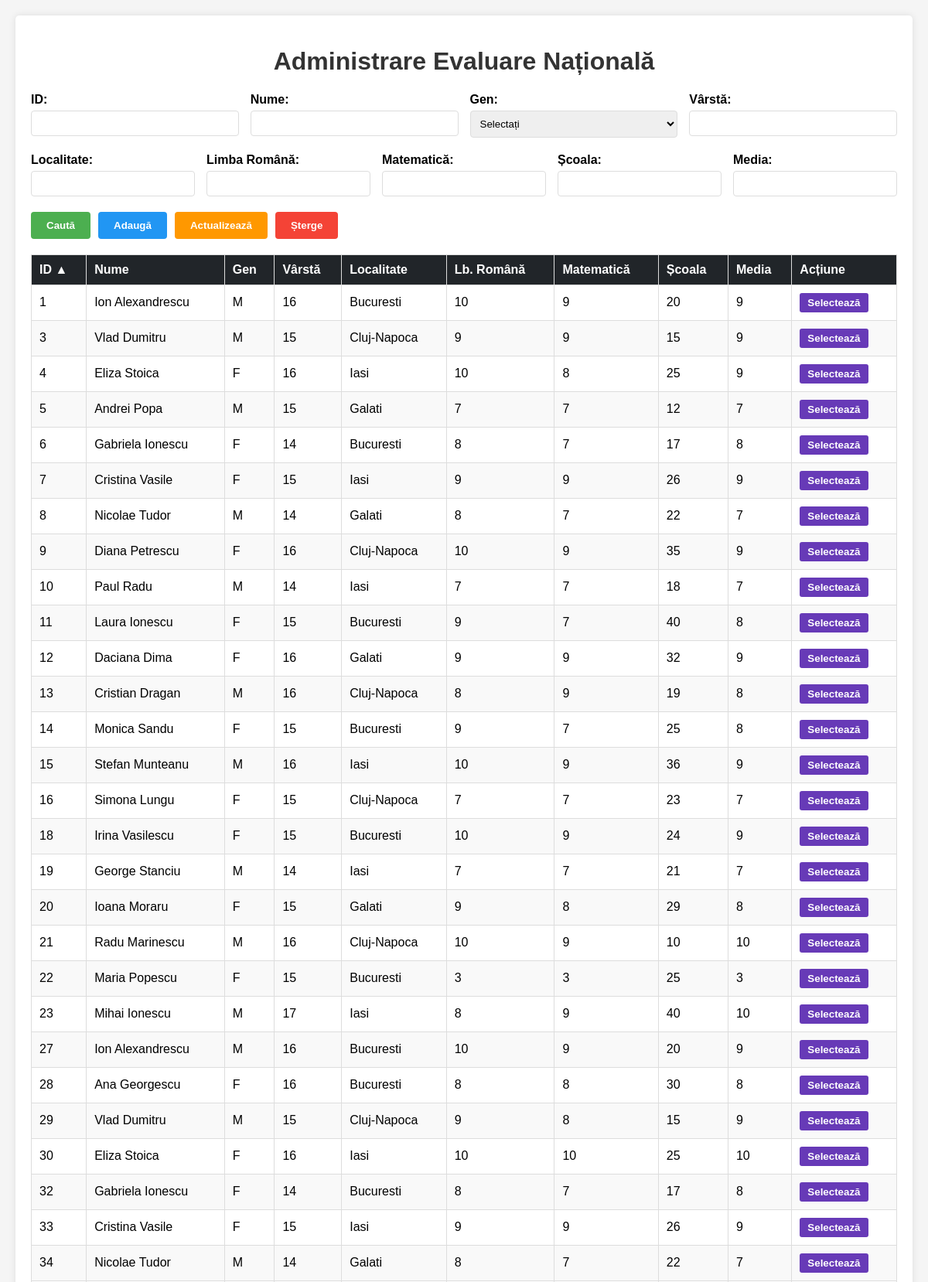
The page /admin_page2.php (upper part) on the database its author committed.
### tables this page shows
CREATE TABLE `evaluarenationala` (
  `id` bigint unsigned NOT NULL AUTO_INCREMENT,
  `varsta` int DEFAULT NULL,
  `lb_romana` decimal(10,0) DEFAULT NULL,
  `matematica` decimal(10,0) DEFAULT NULL,
  `media` decimal(10,0) DEFAULT NULL,
  `nume` varchar(100) DEFAULT NULL,
  `gen` char(1) DEFAULT NULL,
  `scoala` varchar(100) DEFAULT NULL,
  `localitate` varchar(100) DEFAULT NULL,
  PRIMARY KEY (`id`),
  UNIQUE KEY `id` (`id`)
);

### ConnectDB.php (called while the page is built, shortened)
<?php
class ConnectDB {
    private $server;
    private $database;
    private $username;
    private $password;
    private $port;
    public function __construct() {
        $this->server = "PAW";
        $this->database = "ca280";
        $this->username = "ca280";
        $this->password = "2kc8a1wt";
        $this->port = "3306";
    }
    public function connect() {
        try {
            $this->conn = new mysqli(
                $this->server,
                $this->username,
                $this->password,
                $this->database,
                $this->port
            );
            $this->conn->set_charset("utf8");
            return $this->conn;
        } catch (Exception $e) {
            echo "Eroare: " . $e->getMessage();
            return null;
        }
    }
}
?>

### admin_page2.php (the view, shortened to what this page needs)
<?php
require_once 'ConnectDB.php';
class AdminPage {
    private $conn;
    public function __construct() {
        $this->db = new ConnectDB();
        $this->conn = $this->db->connect();
    }
    private function logActivity($actiune, $operatia_sql) {
        $query = "INSERT INTO istoric_utilizare (utilizator, rol, data_ora, actiune, operatia_sql)
                  VALUES (?, ?, NOW(), ?, ?)";
        $stmt = $this->conn->prepare($query);
    }
    public function searchStudents($criteria, $sortColumn = 'id', $sortOrder = 'asc') {
        $query = "SELECT * FROM evaluarenationala WHERE 1=1";
        $allowedColumns = ['id', 'nume', 'gen', 'varsta', 'localitate', 'lb_romana', 'matematica', 'scoala', 'media'];
        if (in_array($sortColumn, $allowedColumns)) {
            $query .= " ORDER BY " . $sortColumn;
            $query .= ($sortOrder === 'desc') ? " DESC" : " ASC";
        } else {
            $query .= " ORDER BY id ASC";
        }
        $stmt = $this->conn->prepare($query);
        $stmt->execute();
        $result = $stmt->get_result();
        $students = [];
        while ($row = $result->fetch_assoc()) {
            $students[] = $row;
        }
        $criteriaStr = json_encode($criteria);
        return $students;
    }
}
$admin = new AdminPage();
$studentList = [];
$selectedStudent = null;
$sortColumn = $_GET['sort'] ?? 'id';
$sortOrder = $_GET['order'] ?? 'asc';
if (empty($studentList) && $_SERVER["REQUEST_METHOD"] != "POST") {
    $studentList = $admin->searchStudents([], $sortColumn, $sortOrder);
}
function getSortUrl($column, $currentSortColumn, $currentSortOrder) {
    $order = 'asc';
    if ($column === $currentSortColumn && $currentSortOrder === 'asc') {
        $order = 'desc';
    }
    return '?sort=' . $column . '&order=' . $order;
}
function getSortArrow($column, $currentSortColumn, $currentSortOrder) {
    if ($column === $currentSortColumn) {
        return ($currentSortOrder === 'asc') ? ' ▲' : ' ▼';
    }
    return '';
}
?>
<!DOCTYPE html>
<html lang="ro">
<head>
</head>
<body>
    <div class="container">
        <h1>Administrare Evaluare Națională</h1>
        <form method="post" action="<?php echo $_SERVER['PHP_SELF']; ?>">
            <div class="form-group">
                <div class="form-field">
                    <label for="id">ID:</label>
                    <input type="text" id="id" name="id" value="<?php echo $selectedStudent['id'] ?? ''; ?>">
                </div>
                <div class="form-field">
                    <label for="nume">Nume:</label>
                    <input type="text" id="nume" name="nume" value="<?php echo $selectedStudent['nume'] ?? ''; ?>">
                </div>
                <div class="form-field">
                    <label for="gen">Gen:</label>
                    <select id="gen" name="gen">
                        <option value="">Selectați</option>
                    </select>
                </div>
                <div class="form-field">
                    <label for="varsta">Vârstă:</label>
                    <input type="number" id="varsta" name="varsta" value="<?php echo $selectedStudent['varsta'] ?? ''; ?>">
                </div>
            </div>
            <div class="form-group">
                <div class="form-field">
                    <label for="localitate">Localitate:</label>
                    <input type="text" id="localitate" name="localitate" value="<?php echo $selectedStudent['localitate'] ?? ''; ?>">
                </div>
                <div class="form-field">
                    <label for="lb_romana">Limba Română:</label>
                    <input type="number" id="lb_romana" name="lb_romana" step="0.01" min="1" max="10" value="<?php echo $selectedStudent['lb_romana'] ?? ''; ?>">
                </div>
                <div class="form-field">
                    <label for="matematica">Matematică:</label>
                    <input type="number" id="matematica" name="matematica" step="0.01" min="1" max="10" value="<?php echo $selectedStudent['matematica'] ?? ''; ?>">
                </div>
                <div class="form-field">
                    <label for="scoala">Școala:</label>
                    <input type="number" id="scoala" name="scoala" value="<?php echo $selectedStudent['scoala'] ?? ''; ?>">
                </div>
                <div class="form-field">
                    <label for="media">Media:</label>
                    <input type="number" id="media" name="media" step="0.01" min="1" max="10" value="<?php echo $selectedStudent['media'] ?? ''; ?>">
                </div>
            </div>
            <div class="buttons">
                <button type="submit" name="search" class="btn-search">Caută</button>
                <button type="submit" name="add" class="btn-add">Adaugă</button>
                <button type="submit" name="update" class="btn-update">Actualizează</button>
                <button type="submit" name="delete" class="btn-delete" onclick="return confirm('Sunteți sigur că doriți să ștergeți acest elev?')">Șterge</button>
            </div>
        </form>
        <table>
            <thead>
                <tr>
                    <th><a href="<?php echo getSortUrl('id', $sortColumn, $sortOrder); ?>">ID<?php echo getSortArrow('id', $sortColumn, $sortOrder); ?></a></th>
                    <th><a href="<?php echo getSortUrl('nume', $sortColumn, $sortOrder); ?>">Nume<?php echo getSortArrow('nume', $sortColumn, $sortOrder); ?></a></th>
                    <th><a href="<?php echo getSortUrl('gen', $sortColumn, $sortOrder); ?>">Gen<?php echo getSortArrow('gen', $sortColumn, $sortOrder); ?></a></th>
                    <th><a href="<?php echo getSortUrl('varsta', $sortColumn, $sortOrder); ?>">Vârstă<?php echo getSortArrow('varsta', $sortColumn, $sortOrder); ?></a></th>
                    <th><a href="<?php echo getSortUrl('localitate', $sortColumn, $sortOrder); ?>">Localitate<?php echo getSortArrow('localitate', $sortColumn, $sortOrder); ?></a></th>
                    <th><a href="<?php echo getSortUrl('lb_romana', $sortColumn, $sortOrder); ?>">Lb. Română<?php echo getSortArrow('lb_romana', $sortColumn, $sortOrder); ?></a></th>
                    <th><a href="<?php echo getSortUrl('matematica', $sortColumn, $sortOrder); ?>">Matematică<?php echo getSortArrow('matematica', $sortColumn, $sortOrder); ?></a></th>
                    <th><a href="<?php echo getSortUrl('scoala', $sortColumn, $sortOrder); ?>">Școala<?php echo getSortArrow('scoala', $sortColumn, $sortOrder); ?></a></th>
                    <th><a href="<?php echo getSortUrl('media', $sortColumn, $sortOrder); ?>">Media<?php echo getSortArrow('media', $sortColumn, $sortOrder); ?></a></th>
                    <th>Acțiune</th>
                </tr>
            </thead>
            <tbody>
                <?php if (empty($studentList)): ?>
                    <tr>
                        <td colspan="10" style="text-align: center;">Nu s-au găsit rezultate.</td>
                    </tr>
                <?php else: ?>
                    <?php foreach ($studentList as $student): ?>
                        <tr>
                            <td><?php echo $student['id']; ?></td>
                            <td><?php echo htmlspecialchars($student['nume']); ?></td>
                            <td><?php echo $student['gen']; ?></td>
                            <td><?php echo $student['varsta']; ?></td>
                            <td><?php echo htmlspecialchars($student['localitate']); ?></td>
                            <td><?php echo $student['lb_romana']; ?></td>
                            <td><?php echo $student['matematica']; ?></td>
                            <td><?php echo $student['scoala']; ?></td>
                            <td><?php echo $student['media']; ?></td>
                            <td>
                                <form method="post" action="<?php echo $_SERVER['PHP_SELF']; ?>">
                                    <button type="submit" class="select-btn">Selectează</button>
                                </form>
                            </td>
                        </tr>
                    <?php endforeach; ?>
                <?php endif; ?>
            </tbody>
        </table>
    </div>
</body>
</html>

### admin_page2.php (style rules this page uses)
body { font-family: Arial, sans-serif; margin: 0; padding: 20px; background-color: #f5f5f5; }
.container { background-color: #fff; padding: 20px; border-radius: 5px; box-shadow: 0 0 10px rgba(0, 0, 0, 0.1); }
h1 { color: #333; text-align: center; }
.form-group { display: flex; flex-wrap: wrap; gap: 15px; margin-bottom: 20px; }
.form-field { flex: 1; min-width: 200px; }
label { display: block; margin-bottom: 5px; font-weight: bold; }
input, select { width: 100%; padding: 8px; border: 1px solid #ddd; border-radius: 4px; box-sizing: border-box; }
.buttons { display: flex; gap: 10px; margin-bottom: 20px; justify-content: flex-start; }
button { padding: 10px 20px; border: none; border-radius: 4px; cursor: pointer; font-weight: bold; transition: background-color 0.3s; }
.btn-search { background-color: #4CAF50; color: white; }
.btn-add { background-color: #2196F3; color: white; }
.btn-update { background-color: #FF9800; color: white; }
.btn-delete { background-color: #f44336; color: white; }
table { width: 100%; border-collapse: collapse; margin-top: 20px; }
th, td { border: 1px solid #ddd; padding: 10px; text-align: left; }
th { background-color: #212529; color: white; }
th a { color: white; text-decoration: none; display: block; cursor: pointer; }
tr:nth-child(even) { background-color: #f9f9f9; }
.select-btn { background-color: #673AB7; color: white; padding: 5px 10px; border: none; border-radius: 3px; cursor: pointer; }

### rows shown on the page
evaluarenationala: id "1", nume "Ion Alexandrescu", gen "M", varsta "16", localitate "Bucuresti", lb_romana "10", matematica "9", scoala "20", media "9"
evaluarenationala: id "3", nume "Vlad Dumitru", gen "M", varsta "15", localitate "Cluj-Napoca", lb_romana "9", matematica "9", scoala "15", media "9"
evaluarenationala: id "4", nume "Eliza Stoica", gen "F", varsta "16", localitate "Iasi", lb_romana "10", matematica "8", scoala "25", media "9"
evaluarenationala: id "5", nume "Andrei Popa", gen "M", varsta "15", localitate "Galati", lb_romana "7", matematica "7", scoala "12", media "7"
evaluarenationala: id "6", nume "Gabriela Ionescu", gen "F", varsta "14", localitate "Bucuresti", lb_romana "8", matematica "7", scoala "17", media "8"
evaluarenationala: id "7", nume "Cristina Vasile", gen "F", varsta "15", localitate "Iasi", lb_romana "9", matematica "9", scoala "26", media "9"
evaluarenationala: id "8", nume "Nicolae Tudor", gen "M", varsta "14", localitate "Galati", lb_romana "8", matematica "7", scoala "22", media "7"
evaluarenationala: id "9", nume "Diana Petrescu", gen "F", varsta "16", localitate "Cluj-Napoca", lb_romana "10", matematica "9", scoala "35", media "9"
evaluarenationala: id "10", nume "Paul Radu", gen "M", varsta "14", localitate "Iasi", lb_romana "7", matematica "7", scoala "18", media "7"
evaluarenationala: id "11", nume "Laura Ionescu", gen "F", varsta "15", localitate "Bucuresti", lb_romana "9", matematica "7", scoala "40", media "8"
evaluarenationala: id "12", nume "Daciana Dima", gen "F", varsta "16", localitate "Galati", lb_romana "9", matematica "9", scoala "32", media "9"
evaluarenationala: id "13", nume "Cristian Dragan", gen "M", varsta "16", localitate "Cluj-Napoca", lb_romana "8", matematica "9", scoala "19", media "8"
evaluarenationala: id "14", nume "Monica Sandu", gen "F", varsta "15", localitate "Bucuresti", lb_romana "9", matematica "7", scoala "25", media "8"
evaluarenationala: id "15", nume "Stefan Munteanu", gen "M", varsta "16", localitate "Iasi", lb_romana "10", matematica "9", scoala "36", media "9"
evaluarenationala: id "16", nume "Simona Lungu", gen "F", varsta "15", localitate "Cluj-Napoca", lb_romana "7", matematica "7", scoala "23", media "7"
evaluarenationala: id "18", nume "Irina Vasilescu", gen "F", varsta "15", localitate "Bucuresti", lb_romana "10", matematica "9", scoala "24", media "9"
evaluarenationala: id "19", nume "George Stanciu", gen "M", varsta "14", localitate "Iasi", lb_romana "7", matematica "7", scoala "21", media "7"
evaluarenationala: id "20", nume "Ioana Moraru", gen "F", varsta "15", localitate "Galati", lb_romana "9", matematica "8", scoala "29", media "8"
evaluarenationala: id "21", nume "Radu Marinescu", gen "M", varsta "16", localitate "Cluj-Napoca", lb_romana "10", matematica "9", scoala "10", media "10"
evaluarenationala: id "22", nume "Maria Popescu", gen "F", varsta "15", localitate "Bucuresti", lb_romana "3", matematica "3", scoala "25", media "3"
evaluarenationala: id "23", nume "Mihai Ionescu", gen "M", varsta "17", localitate "Iasi", lb_romana "8", matematica "9", scoala "40", media "10"
evaluarenationala: id "27", nume "Ion Alexandrescu", gen "M", varsta "16", localitate "Bucuresti", lb_romana "10", matematica "9", scoala "20", media "9"
evaluarenationala: id "28", nume "Ana Georgescu", gen "F", varsta "16", localitate "Bucuresti", lb_romana "8", matematica "8", scoala "30", media "8"
evaluarenationala: id "29", nume "Vlad Dumitru", gen "M", varsta "15", localitate "Cluj-Napoca", lb_romana "9", matematica "8", scoala "15", media "9"
evaluarenationala: id "30", nume "Eliza Stoica", gen "F", varsta "16", localitate "Iasi", lb_romana "10", matematica "10", scoala "25", media "10"
evaluarenationala: id "32", nume "Gabriela Ionescu", gen "F", varsta "14", localitate "Bucuresti", lb_romana "8", matematica "7", scoala "17", media "8"
evaluarenationala: id "33", nume "Cristina Vasile", gen "F", varsta "15", localitate "Iasi", lb_romana "9", matematica "9", scoala "26", media "9"
evaluarenationala: id "34", nume "Nicolae Tudor", gen "M", varsta "14", localitate "Galati", lb_romana "8", matematica "7", scoala "22", media "7"

### other values the page prints
getSortArrow('id', $sortColumn, $sortOrder) "▲"
